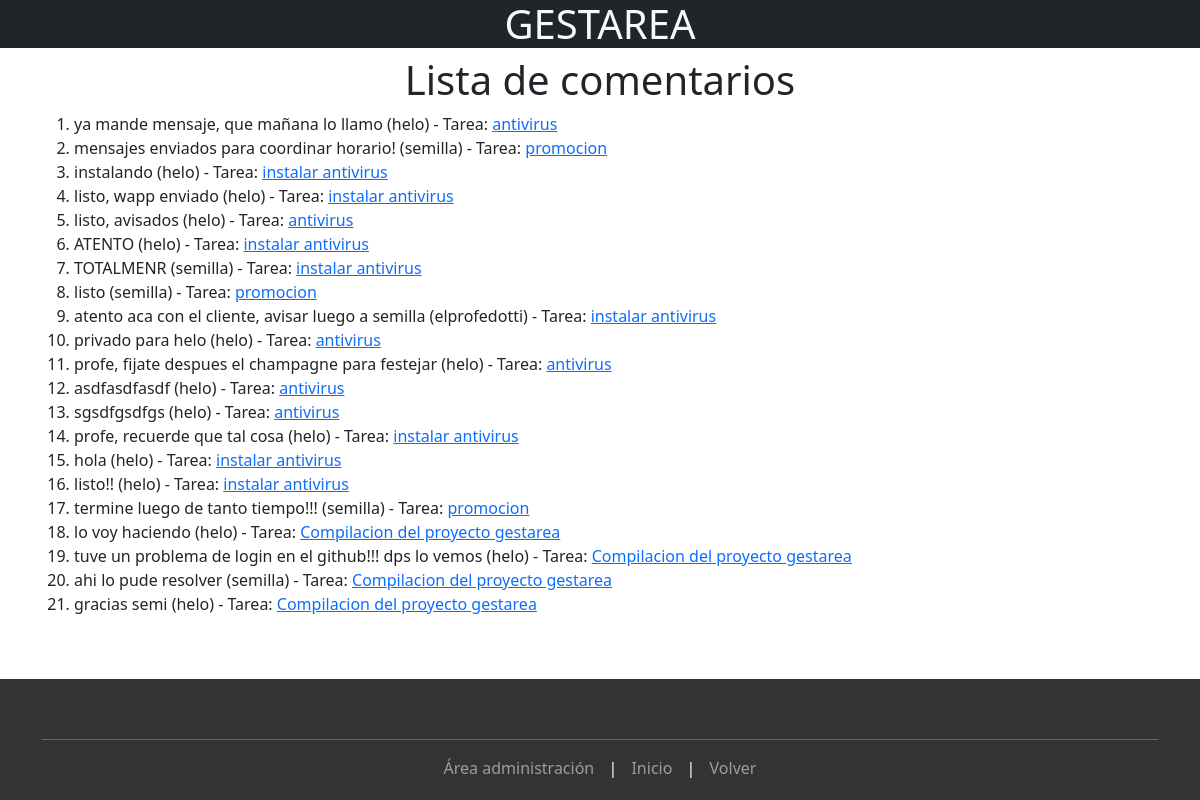
/comentarios/, run on an earlier commit of the app's database.
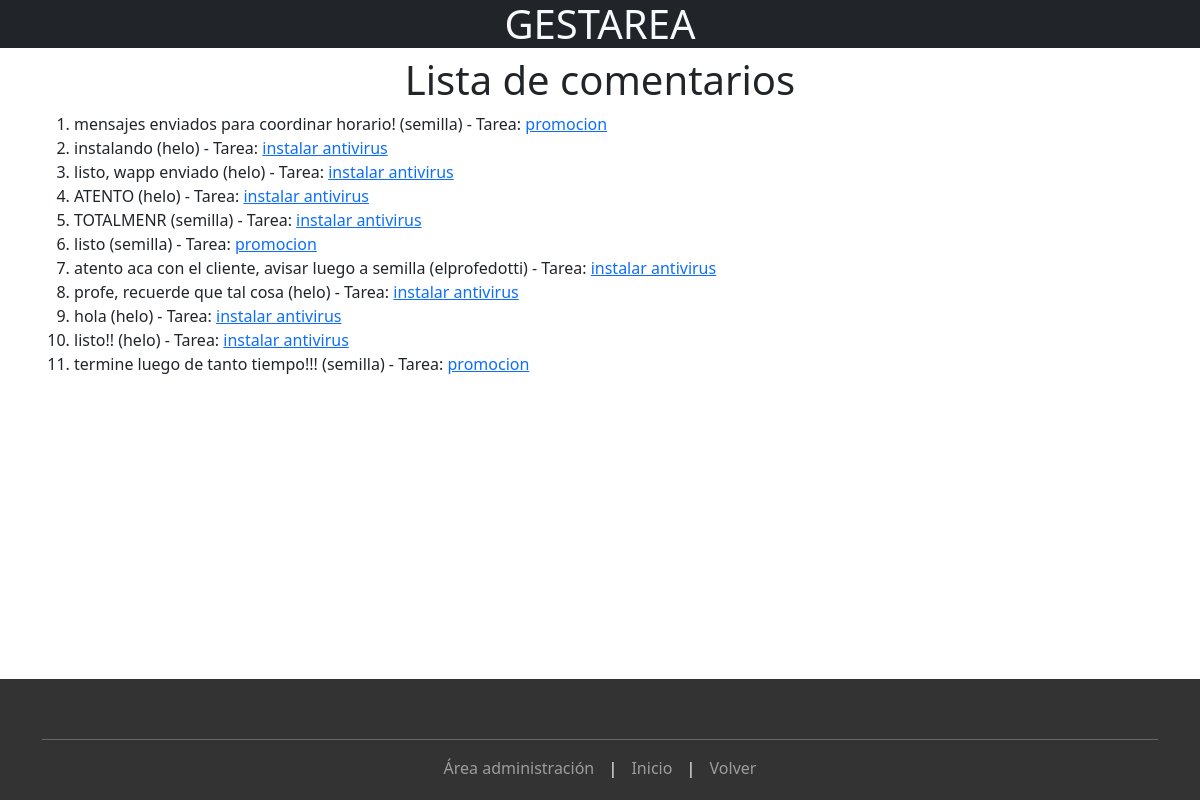
And on a later commit of the database.
### tareas/models.py (models this page shows, shortened)
class Comentario(models.Model):
    OPCIONES_VISIBILIDAD = (
        ('PUBLICO', 'Publico'),
        ('PRIVADO', 'Privado'),
    )
    texto = models.TextField()
    creado_por = models.ForeignKey(User, on_delete=models.CASCADE, related_name='comentario_usuario')
    tarea = models.ForeignKey(Tarea, on_delete=models.CASCADE)
    visibilidad = models.CharField(max_length=7, choices=OPCIONES_VISIBILIDAD, default='PUBLICO')

class Tarea(models.Model):
    OPCIONES_ESTADO = (
        ('PENDIENTE', 'Pendiente'),
        ('EN_PROGRESO', 'En Progreso'),
        ('COMPLETADA', 'Completada'),
    )
    OPCIONES_PRIORIDAD = (
        ('BAJA', 'Baja'),
        ('MEDIA', 'Media'),
        ('ALTA', 'Alta'),
    )
    nombre = models.CharField(max_length=200)
    descripcion = models.TextField()
    fecha_vencimiento = models.DateTimeField()
    estado = models.CharField(max_length=12, choices=OPCIONES_ESTADO, default='PENDIENTE')
    prioridad = models.CharField(max_length=6, choices=OPCIONES_PRIORIDAD, default='MEDIA')
    categoria = models.ForeignKey(Categoria, on_delete=models.CASCADE)
    asignada_a = models.ForeignKey(User, on_delete=models.CASCADE, related_name='tareas_asignadas')
    es_publica = models.BooleanField(default=False)

### tareas/views.py (the view)
# urls.py: path('comentarios/', views.lista_comentarios, name='lista_comentarios'),
def lista_comentarios(request):
    comentarios = Comentario.objects.all()
    return render(request, 'tareas/lista_comentarios.html', {'comentarios': comentarios})

### tareas/templates/tareas/lista_comentarios.html (shortened to what this page needs)
{% extends "base_generic.html" %}
{% block content %}
<center><h1>Lista de comentarios</h1></center>
<ol>
    {% for comentario in comentarios %}
        <li>
            {{ comentario.texto }}
            ({{ comentario.creado_por }})
            <span>- Tarea: </span><a href="#" data-toggle="modal" data-target="#detalleTareaModal{{comentario.tarea.id}}">{{ comentario.tarea.nombre }}</a>
        </li>
    {% empty %}
        <li>No hay comentarios.</li>
    {% endfor %}
</ol>
{% endblock %}

What changed in the data, as far as the page shows it:
removed Comentario: texto "ya mande mensaje, que mañana lo llamo", creado_por "helo", tarea.nombre "antivirus"
removed Comentario: texto "listo, avisados", creado_por "helo", tarea.nombre "antivirus"
removed Comentario: texto "privado para helo", creado_por "helo", tarea.nombre "antivirus"
removed Comentario: texto "profe, fijate despues el champagne para festejar", creado_por "helo", tarea.nombre "antivirus"
removed Comentario: texto "asdfasdfasdf", creado_por "helo", tarea.nombre "antivirus"
removed Comentario: texto "sgsdfgsdfgs", creado_por "helo", tarea.nombre "antivirus"
removed Comentario: texto "lo voy haciendo", creado_por "helo", tarea.nombre "Compilacion del proyecto gestarea"
removed Comentario: texto "tuve un problema de login en el github!!! dps lo vemos", creado_por "helo", tarea.nombre "Compilacion del proyecto gestarea"
removed Comentario: texto "ahi lo pude resolver", creado_por "semilla", tarea.nombre "Compilacion del proyecto gestarea"
removed Comentario: texto "gracias semi", creado_por "helo", tarea.nombre "Compilacion del proyecto gestarea"
